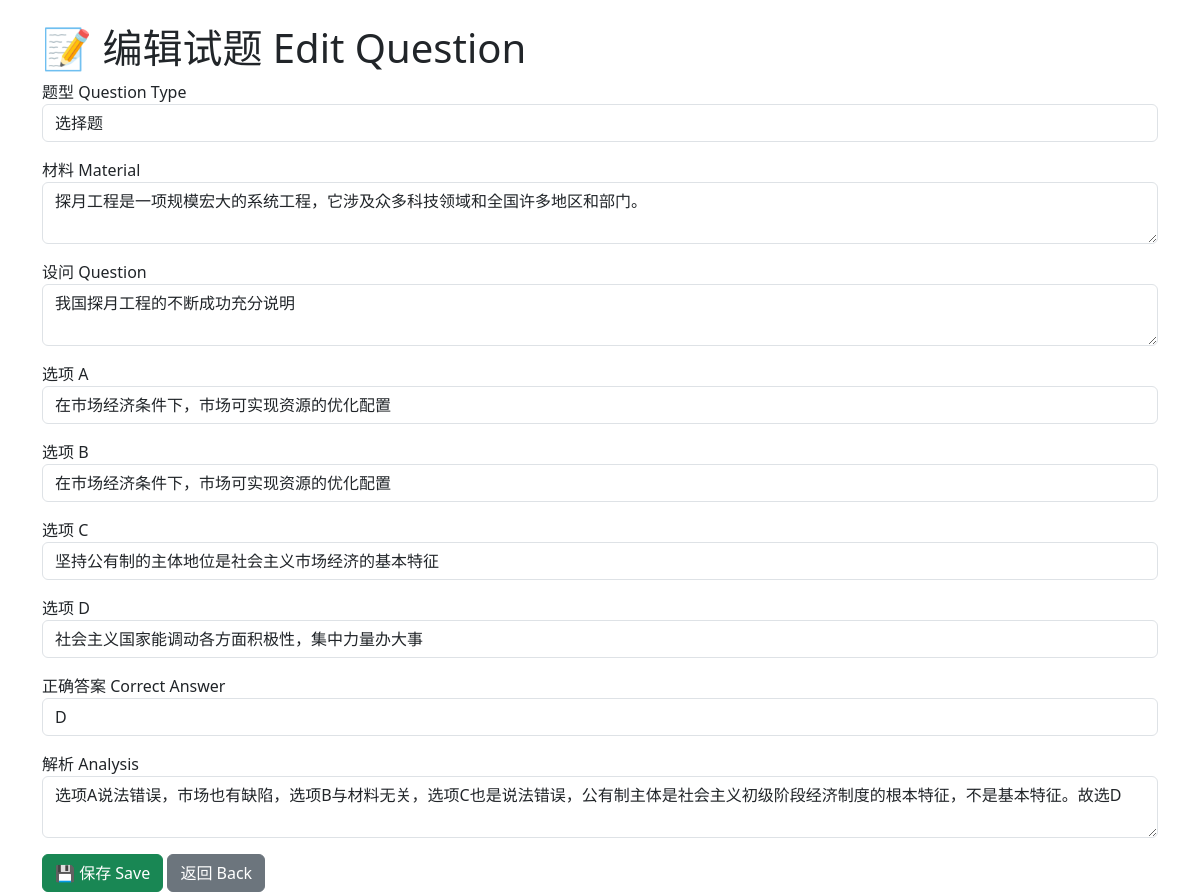
/edit/6, run on the app's committed database.
### tables this page shows
CREATE TABLE questions (
        id INTEGER PRIMARY KEY AUTOINCREMENT,
        question_type TEXT NOT NULL,  -- '选择题', '填空题', '问答题'
        material TEXT NOT NULL,       -- 材料部分
        question_text TEXT NOT NULL,  -- 设问
        option_a TEXT,  -- 选项A
        option_b TEXT,  -- 选项B
        option_c TEXT,  -- 选项C
        option_d TEXT,  -- 选项D
        correct_answer TEXT,  -- 正确答案
        analysis TEXT  -- 解析
    );

### app.py (the view, shortened to what this page needs)
@app.route('/edit/<int:id>', methods=['GET', 'POST'])
def edit_question(id):
    conn = get_db_connection()
    question = conn.execute('SELECT * FROM questions WHERE id = ?', (id,)).fetchone()
    conn.close()
    return render_template('edit_question.html', question=question)

### app.py (called while the page is built)
def get_db_connection():
    conn = sqlite3.connect('sztweb.db')
    conn.row_factory = sqlite3.Row
    return conn

### templates/edit_question.html (shortened to what this page needs)
<!DOCTYPE html>
<html>
<head>
    <link href="https://cdn.jsdelivr.net/npm/bootstrap@5.3.0/dist/css/bootstrap.min.css" rel="stylesheet">
</head>
<body class="container mt-4">
    <h1>📝 编辑试题 Edit Question</h1>
    <form method="post">
        <div class="mb-3">
            <label>题型 Question Type</label>
            <input type="text" name="question_type" class="form-control" value="{{ question['question_type'] }}">
        </div>
        <div class="mb-3">
            <label>材料 Material</label>
            <textarea name="material" class="form-control">{{ question['material'] }}</textarea>
        </div>
        <div class="mb-3">
            <label>设问 Question</label>
            <textarea name="question_text" class="form-control">{{ question['question_text'] }}</textarea>
        </div>
        <div class="mb-3">
            <label>选项 A</label>
            <input type="text" name="option_a" class="form-control" value="{{ question['option_a'] }}">
        </div>
        <div class="mb-3">
            <label>选项 B</label>
            <input type="text" name="option_b" class="form-control" value="{{ question['option_b'] }}">
        </div>
        <div class="mb-3">
            <label>选项 C</label>
            <input type="text" name="option_c" class="form-control" value="{{ question['option_c'] }}">
        </div>
        <div class="mb-3">
            <label>选项 D</label>
            <input type="text" name="option_d" class="form-control" value="{{ question['option_d'] }}">
        </div>
        <div class="mb-3">
            <label>正确答案 Correct Answer</label>
            <input type="text" name="correct_answer" class="form-control" value="{{ question['correct_answer'] }}">
        </div>
        <div class="mb-3">
            <label>解析 Analysis</label>
            <textarea name="analysis" class="form-control">{{ question['analysis'] }}</textarea>
        </div>
        <button type="submit" class="btn btn-success">💾 保存 Save</button>
        <a href="/" class="btn btn-secondary">返回 Back</a>
    </form>
</body>
</html>

### data on the page
questions: question_type "选择题", material "探月工程是一项规模宏大的系统工程，它涉及众多科技领域和全国许多地区和部门。", question_text "我国探月工程的不断成功充分说明", option_a "在市场经济条件下，市场可实现资源的优化配置", option_b "在市场经济条件下，市场可实现资源的优化配置", option_c "坚持公有制的主体地位是社会主义市场经济的基本特征", option_d "社会主义国家能调动各方面积极性，集中力量办大事", correct_answer "D", analysis "选项A说法错误，市场也有缺陷，选项B与材料无关，选项C也是说法错误，公有制主体是社会主义初级阶段经济制度的根本特征，不是基本特征。故选D"
